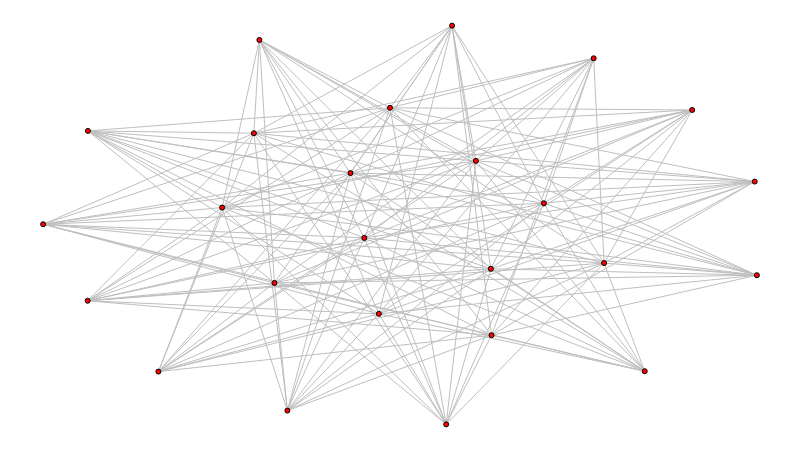

The code cell stored with this chart in its notebook:
### Markdown cell above
Simulação com visualização, quando todos os nós buscam reduzir a restrição de Burt:

### Code cell
def simulate(num_closers):
    g = build_graph()

    set_types(g, num_closers)

    initialize(g)

    while update(g):
        pass

    return g


num_closers = 0

g = simulate(num_closers)

sn.reset_positions(g)

sn.show_graph(g)

### Figure 1 — Plotly figure (JSON) as saved in the notebook; plotly's stock layout.template omitted (floating-point values rounded to 4 significant figures; data arrays with more than 128 entries replaced by an {"elided": "..."} marker saying what was removed)
{"data": [{"hoverinfo": "none", "line": {"color": "rgb(191, 191, 191)", "width": 1}, "mode": "lines", "type": "scatter", "uid": "a2bde40c-d5f6-11e8-b253-5cc9d3f52cf6", "x": {"elided": "468 float values"}, "y": {"elided": "468 float values"}}, {"hoverinfo": "none", "marker": {"color": "rgb(255, 0, 0)", "line": {"color": "rgb(0, 0, 0)", "width": 1}, "size": 5}, "mode": "markers+text", "text": [], "textfont": {"color": "rgb(255, 255, 255)"}, "textposition": "middle center", "type": "scatter", "uid": "a2bde40d-d5f6-11e8-86a4-5cc9d3f52cf6", "x": [0.486, 0.6282, 0.5647, 0.3422, 0.06276, 0.6063, 0.997, 0.7714, 1, 0.7016, 0, 0.4307, 0.7859, 0.3241, 0.1614, 0.4703, 0.9094, 0.6273, 0.2953, 0.06235, 0.303, 0.573, 0.2508, 0.8429, 0.4499], "y": [0.7939, 0.2236, 0, 0.03452, 0.736, 0.6608, 0.6089, 0.918, 0.374, 0.5545, 0.5019, 0.6301, 0.4045, 0.3547, 0.1323, 0.2772, 0.7885, 0.3901, 0.7302, 0.31, 0.964, 1, 0.5438, 0.1333, 0.4676]}], "layout": {"height": 450, "margin": {"b": 0, "l": 0, "r": 0, "t": 0}, "showlegend": false, "width": 800, "xaxis": {"showgrid": false, "showticklabels": false, "zeroline": false}, "yaxis": {"showgrid": false, "showticklabels": false, "zeroline": false}}}
